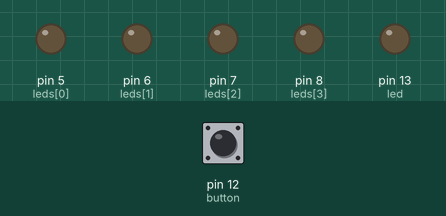
Recording of a sketch running on a simulated Arduino Uno, built with avr-gcc and run on an emulated ATmega328P. On the bench: output pins drawn as LEDs (lit = HIGH). Inputs (shaded band) come from the test bench; at power-on: pin 12 (button) HIGH.

Above: at 1.2 s.
1.3 s: pin 12 (button) pulled LOW for 0.15 s
At 2.7 s:
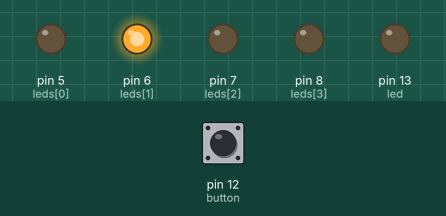
3.0 s: pin 12 (button) pulled LOW for 1 s
At 4.1 s:
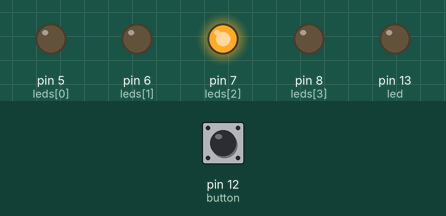
5.5 s: pin 12 (button) pulled LOW for 0.15 s
At 6.0 s:
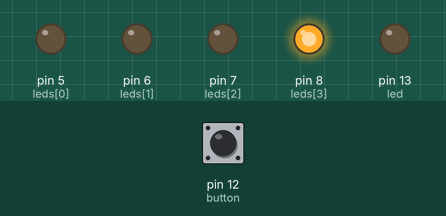
7.2 s: pin 12 (button) pulled LOW for 3.2 s
At 8.5 s:
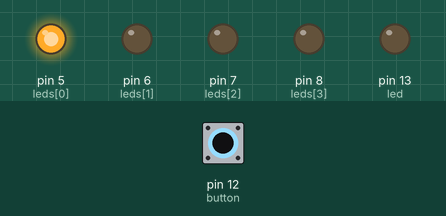
Timing chart, 0 to 10.2 s (numbered marks = the images above; inputs shaded):
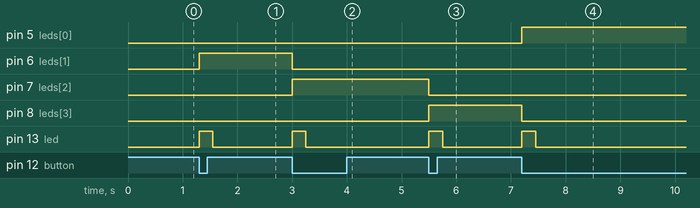

The sketch:

led_shift.ino
```cpp
int leds[] = {5,6,7,8};

int button = 12;
int buttonCurrentState;
int buttonPrevState;
int led = 13;

int counter = 0;

int i;

void setup() {

  for (i = 0; i < 4; i = i + 1) {
    pinMode(leds[i], OUTPUT);
  }

  pinMode(led, OUTPUT);

  digitalWrite(led, LOW);

  pinMode(button, INPUT_PULLUP);
}

void loop() {

  buttonCurrentState = digitalRead(button);

  if (buttonCurrentState == LOW && buttonPrevState == HIGH) {

    counter++;

    if (counter == 4) {
       counter = 0;
    }

    for (i = 0; i < 4; i = i + 1) {

      if (i == counter) {
        digitalWrite(leds[i], HIGH);
      }else {
        digitalWrite(leds[i], LOW);
      }
    }

    digitalWrite(led, HIGH);
    delay(250);
  }else {
    digitalWrite(led, LOW);
  }

  buttonPrevState = buttonCurrentState;

}
```

Measured:
- after the input at 1.3 s, pin 6 (leds[1]): LOW → HIGH at once; pin 13 (led): LOW → HIGH at once, → LOW 0.25 s later
- after the input at 3.0 s, pin 6 (leds[1]): HIGH → LOW at once; pin 7 (leds[2]): LOW → HIGH at once; pin 13 (led): LOW → HIGH at once, → LOW 0.25 s later
- after the input at 5.5 s, pin 7 (leds[2]): HIGH → LOW at once; pin 8 (leds[3]): LOW → HIGH at once; pin 13 (led): LOW → HIGH at once, → LOW 0.25 s later
- after the input at 7.2 s, pin 5 (leds[0]): LOW → HIGH at once; pin 8 (leds[3]): HIGH → LOW at once; pin 13 (led): LOW → HIGH at once, → LOW 0.25 s later
